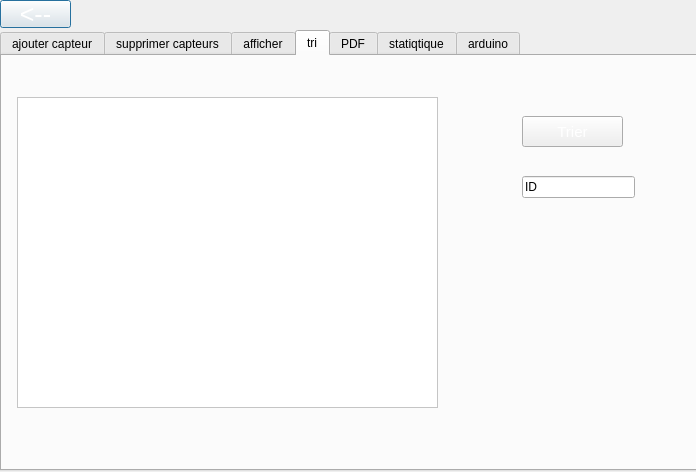
<?xml version="1.0" encoding="UTF-8"?>
<ui version="4.0">
 <class>dialogueCapteur</class>
 <widget class="QDialog" name="dialogueCapteur">
  <property name="geometry">
   <rect>
    <x>0</x>
    <y>0</y>
    <width>696</width>
    <height>472</height>
   </rect>
  </property>
  <property name="windowTitle">
   <string>Dialog</string>
  </property>
  <property name="styleSheet">
   <string notr="true">background-image: url(:/new/prefix1/img/pngtree-blue-tech-smart-city-background-citysmart-citybanner-backgroundbackgroundbuildingbluecity-image_68303.jpg);</string>
  </property>
  <widget class="QPushButton" name="pushButton">
   <property name="geometry">
    <rect>
     <x>0</x>
     <y>0</y>
     <width>71</width>
     <height>28</height>
    </rect>
   </property>
   <property name="styleSheet">
    <string notr="true">color:white;
font-size:25px;</string>
   </property>
   <property name="text">
    <string>&lt;--</string>
   </property>
  </widget>
  <widget class="QTabWidget" name="tabWidget">
   <property name="geometry">
    <rect>
     <x>0</x>
     <y>30</y>
     <width>701</width>
     <height>441</height>
    </rect>
   </property>
   <property name="styleSheet">
    <string notr="true">font: 75 9pt &quot;MS Shell Dlg 2&quot;;</string>
   </property>
   <property name="currentIndex">
    <number>3</number>
   </property>
   <widget class="QWidget" name="tab">
    <attribute name="title">
     <string>ajouter capteur</string>
    </attribute>
    <widget class="QPushButton" name="bouttonajouterCapteur">
     <property name="geometry">
      <rect>
       <x>280</x>
       <y>240</y>
       <width>151</width>
       <height>41</height>
      </rect>
     </property>
     <property name="styleSheet">
      <string notr="true">color:white;
font-size:15px;
</string>
     </property>
     <property name="text">
      <string>ajouter</string>
     </property>
    </widget>
    <widget class="QLineEdit" name="label_Departementajoutcapteur">
     <property name="geometry">
      <rect>
       <x>280</x>
       <y>190</y>
       <width>151</width>
       <height>31</height>
      </rect>
     </property>
     <property name="styleSheet">
      <string notr="true">background:white;
font-size:15px;</string>
     </property>
    </widget>
    <widget class="QLabel" name="label_2">
     <property name="geometry">
      <rect>
       <x>210</x>
       <y>130</y>
       <width>51</width>
       <height>41</height>
      </rect>
     </property>
     <property name="styleSheet">
      <string notr="true">background-image: url(:/new/prefix1/img/Type.png);</string>
     </property>
     <property name="text">
      <string/>
     </property>
    </widget>
    <widget class="QLabel" name="label_3">
     <property name="geometry">
      <rect>
       <x>110</x>
       <y>180</y>
       <width>161</width>
       <height>61</height>
      </rect>
     </property>
     <property name="styleSheet">
      <string notr="true">background-image: url(:/new/prefix1/img/departements.png);</string>
     </property>
     <property name="text">
      <string/>
     </property>
    </widget>
    <widget class="QComboBox" name="label_type">
     <property name="geometry">
      <rect>
       <x>280</x>
       <y>140</y>
       <width>151</width>
       <height>31</height>
      </rect>
     </property>
     <property name="styleSheet">
      <string notr="true">background:white;
font-size:15px;
</string>
     </property>
     <item>
      <property name="text">
       <string>panneau solaire</string>
      </property>
     </item>
     <item>
      <property name="text">
       <string>capteur de poids</string>
      </property>
     </item>
     <item>
      <property name="text">
       <string>detecteur electrique</string>
      </property>
     </item>
     <item>
      <property name="text">
       <string>detecteur de mouvements</string>
      </property>
     </item>
    </widget>
    <widget class="QLabel" name="label_7">
     <property name="geometry">
      <rect>
       <x>230</x>
       <y>80</y>
       <width>31</width>
       <height>41</height>
      </rect>
     </property>
     <property name="styleSheet">
      <string notr="true">background-image: url(:/new/prefix1/img/id2.png);</string>
     </property>
     <property name="text">
      <string/>
     </property>
    </widget>
    <widget class="QLineEdit" name="lavel_idajoutcapteur">
     <property name="geometry">
      <rect>
       <x>280</x>
       <y>90</y>
       <width>151</width>
       <height>31</height>
      </rect>
     </property>
     <property name="styleSheet">
      <string notr="true">background:white;
font-size:15px;</string>
     </property>
    </widget>
   </widget>
   <widget class="QWidget" name="tab_2">
    <attribute name="title">
     <string>supprimer capteurs</string>
    </attribute>
    <widget class="QLineEdit" name="lineEdit_IDsupp">
     <property name="geometry">
      <rect>
       <x>320</x>
       <y>150</y>
       <width>113</width>
       <height>31</height>
      </rect>
     </property>
     <property name="styleSheet">
      <string notr="true">background:white;</string>
     </property>
    </widget>
    <widget class="QPushButton" name="bouttonsupprimerIDcapteur">
     <property name="geometry">
      <rect>
       <x>320</x>
       <y>200</y>
       <width>111</width>
       <height>31</height>
      </rect>
     </property>
     <property name="styleSheet">
      <string notr="true">color:white;
font-size:15px;</string>
     </property>
     <property name="text">
      <string>supprimer</string>
     </property>
    </widget>
    <widget class="QLabel" name="label_4">
     <property name="geometry">
      <rect>
       <x>280</x>
       <y>140</y>
       <width>31</width>
       <height>41</height>
      </rect>
     </property>
     <property name="styleSheet">
      <string notr="true">background-image: url(:/new/prefix1/img/id2.png);</string>
     </property>
     <property name="text">
      <string/>
     </property>
    </widget>
   </widget>
   <widget class="QWidget" name="tab_3">
    <attribute name="title">
     <string>afficher</string>
    </attribute>
    <widget class="QTableView" name="tableViewcapteur">
     <property name="geometry">
      <rect>
       <x>10</x>
       <y>30</y>
       <width>481</width>
       <height>351</height>
      </rect>
     </property>
     <property name="styleSheet">
      <string notr="true">background:white;</string>
     </property>
    </widget>
    <widget class="QCheckBox" name="checkBox">
     <property name="geometry">
      <rect>
       <x>550</x>
       <y>100</y>
       <width>83</width>
       <height>20</height>
      </rect>
     </property>
     <property name="text">
      <string>id</string>
     </property>
    </widget>
    <widget class="QCheckBox" name="checkBox_2">
     <property name="geometry">
      <rect>
       <x>550</x>
       <y>140</y>
       <width>83</width>
       <height>20</height>
      </rect>
     </property>
     <property name="text">
      <string>type</string>
     </property>
    </widget>
    <widget class="QCheckBox" name="checkBox_3">
     <property name="geometry">
      <rect>
       <x>550</x>
       <y>180</y>
       <width>83</width>
       <height>20</height>
      </rect>
     </property>
     <property name="text">
      <string>departement</string>
     </property>
    </widget>
   </widget>
   <widget class="QWidget" name="tab_4">
    <attribute name="title">
     <string>tri</string>
    </attribute>
    <widget class="QPushButton" name="bouttonrecherchecapteur">
     <property name="geometry">
      <rect>
       <x>520</x>
       <y>60</y>
       <width>101</width>
       <height>31</height>
      </rect>
     </property>
     <property name="styleSheet">
      <string notr="true">color:white;
font-size:15px;</string>
     </property>
     <property name="text">
      <string>Trier</string>
     </property>
    </widget>
    <widget class="QTableView" name="tableViewrechcapteur">
     <property name="geometry">
      <rect>
       <x>15</x>
       <y>41</y>
       <width>421</width>
       <height>311</height>
      </rect>
     </property>
     <property name="styleSheet">
      <string notr="true">background:white;</string>
     </property>
    </widget>
    <widget class="QLineEdit" name="lineEditrechercheCapteur">
     <property name="geometry">
      <rect>
       <x>520</x>
       <y>120</y>
       <width>113</width>
       <height>22</height>
      </rect>
     </property>
     <property name="text">
      <string>ID</string>
     </property>
    </widget>
   </widget>
   <widget class="QWidget" name="tab_5">
    <attribute name="title">
     <string>PDF</string>
    </attribute>
    <widget class="QPushButton" name="pushButton_6">
     <property name="geometry">
      <rect>
       <x>320</x>
       <y>200</y>
       <width>111</width>
       <height>28</height>
      </rect>
     </property>
     <property name="styleSheet">
      <string notr="true">color:white;
font-size:15px;</string>
     </property>
     <property name="text">
      <string>Imprimer</string>
     </property>
    </widget>
    <widget class="QLineEdit" name="lineEdit_6">
     <property name="geometry">
      <rect>
       <x>320</x>
       <y>150</y>
       <width>113</width>
       <height>31</height>
      </rect>
     </property>
     <property name="styleSheet">
      <string notr="true">background:white;</string>
     </property>
    </widget>
    <widget class="QLabel" name="label_8">
     <property name="geometry">
      <rect>
       <x>280</x>
       <y>140</y>
       <width>31</width>
       <height>41</height>
      </rect>
     </property>
     <property name="styleSheet">
      <string notr="true">background-image: url(:/new/prefix1/img/id2.png);</string>
     </property>
     <property name="text">
      <string/>
     </property>
    </widget>
   </widget>
   <widget class="QWidget" name="tab_6">
    <attribute name="title">
     <string>statiqtique</string>
    </attribute>
   </widget>
   <widget class="QWidget" name="tab_7">
    <attribute name="title">
     <string>arduino</string>
    </attribute>
    <widget class="QPushButton" name="pushButton_7">
     <property name="geometry">
      <rect>
       <x>220</x>
       <y>240</y>
       <width>111</width>
       <height>28</height>
      </rect>
     </property>
     <property name="styleSheet">
      <string notr="true">color:white;
font-size:15px;</string>
     </property>
     <property name="text">
      <string>Activer capteur</string>
     </property>
    </widget>
   </widget>
  </widget>
 </widget>
 <resources/>
 <connections/>
</ui>
